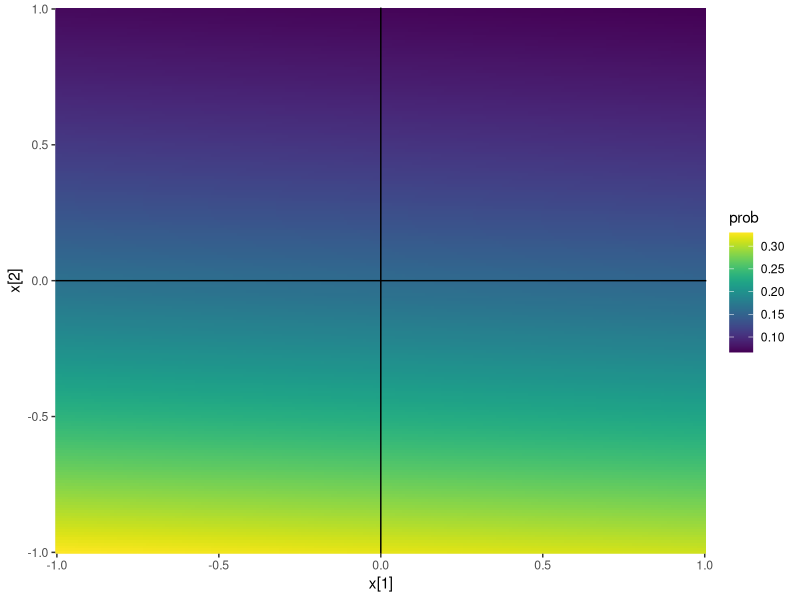
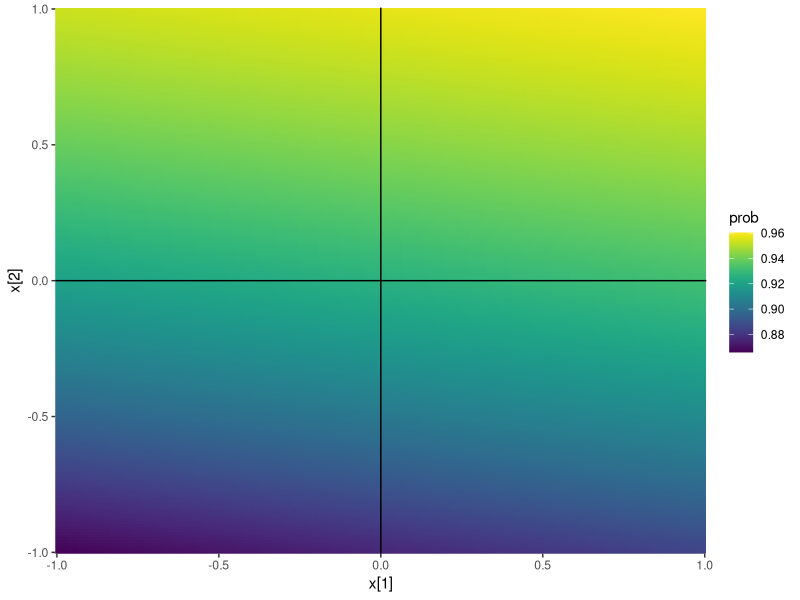
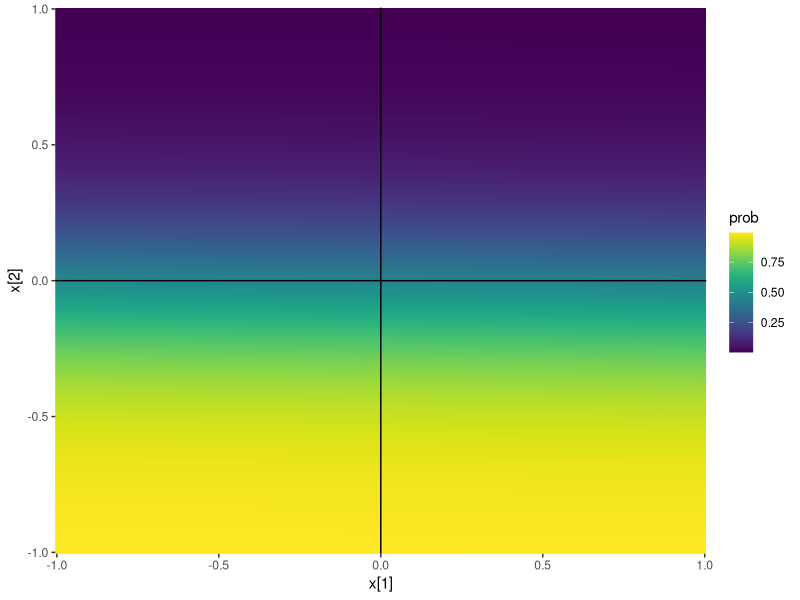
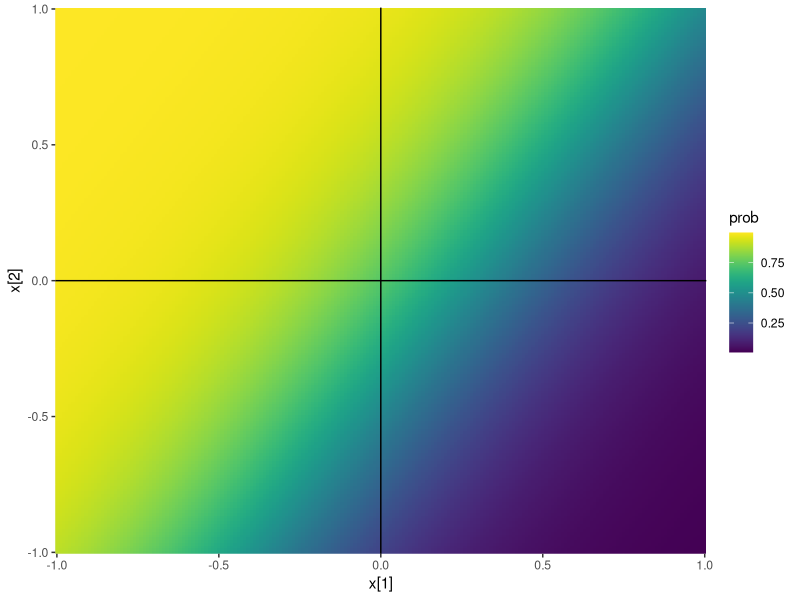
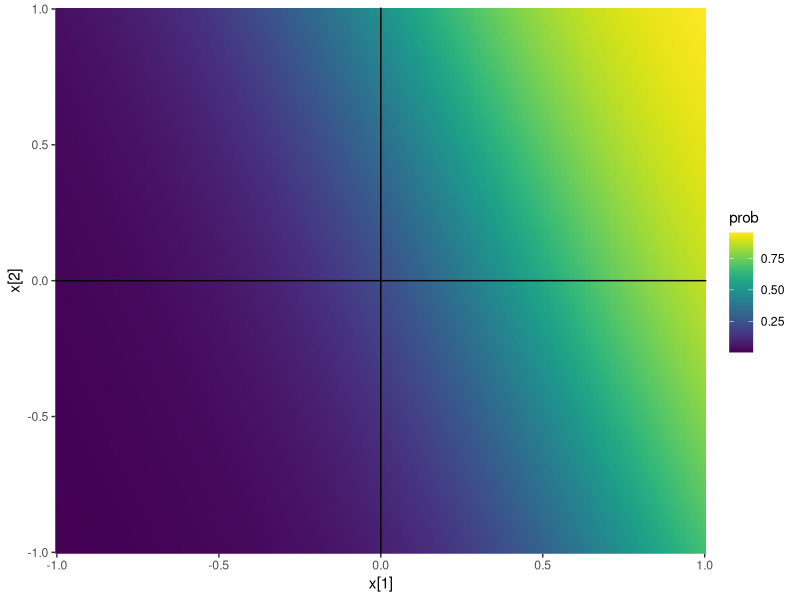
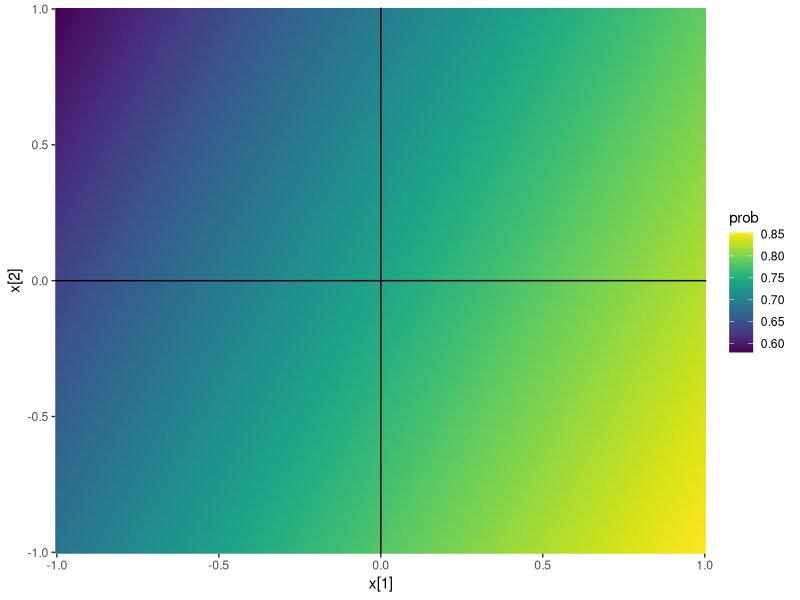
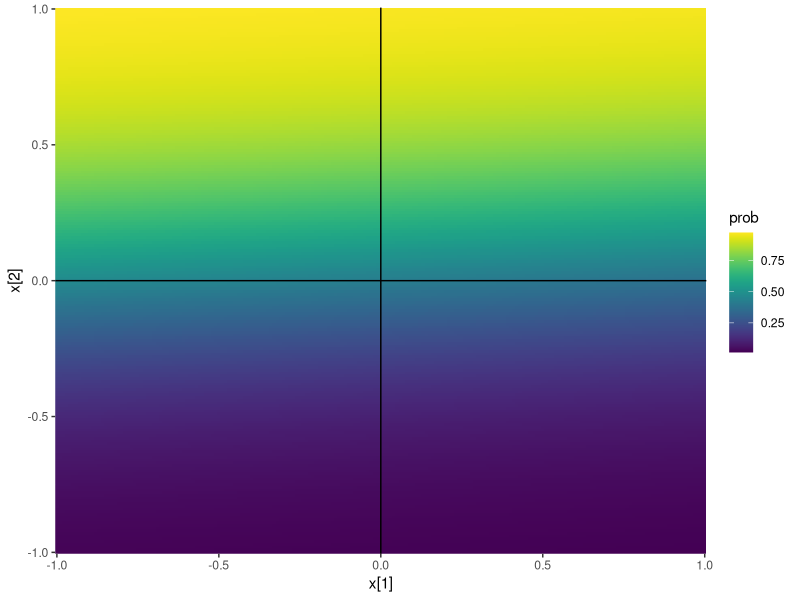
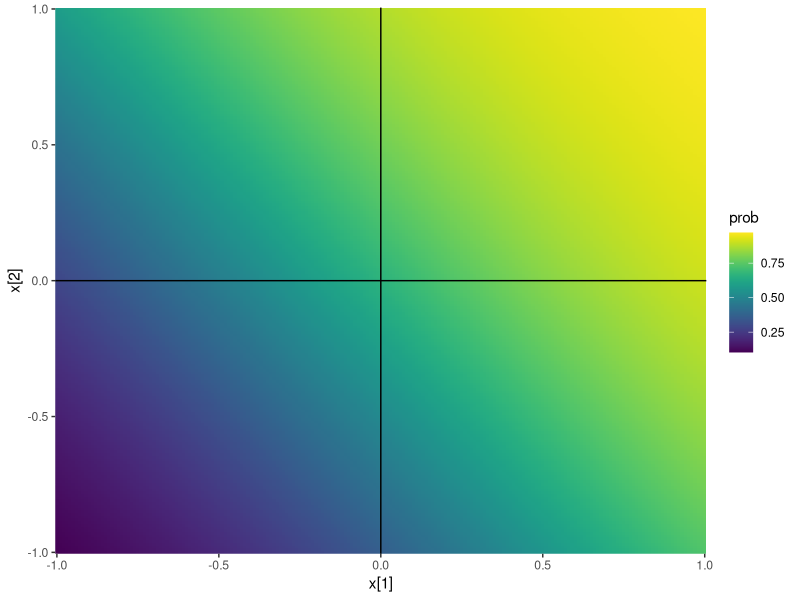

Write R code to recreate these figures, in order.

library("tidyverse")
library("viridis")
sigmoid <- function(pi) {
  1 / (1 + exp(-pi))
}

generate_probs <- function(sigma=2) {
  theta <- rnorm(3, 0, sigma)
  u <- seq(-1, 1, 0.01)
  x <- list()
  k <- 1
  for (i in seq_along(u)) {
    for (j in seq_along(u)) {
      x[[k]] <- c(u[i], u[j])
      k <- k + 1
    }
  }

  x <- do.call(rbind, x) %>%
    as_data_frame()
  x$intercept <- 1
  x$prob <- sigmoid(t(theta %*% t(x)))
  x
}

plot_probs <- function(x) {
  ggplot(x) +
    geom_tile(
      aes(
        x = V1,
        y = V2,
        fill = prob
      )
    ) +
    geom_vline(xintercept = 0) +
    geom_hline(yintercept = 0) +
    scale_x_continuous("x[1]", expand = c(0, 0)) +
    scale_y_continuous("x[2]", expand = c(0, 0)) +
    scale_fill_viridis()
}

for (i in seq_len(10)) {
  x <- generate_probs()
  p <- plot_probs(x)
  ggsave(sprintf("sigmoid_plot_%s.png", i))
}
